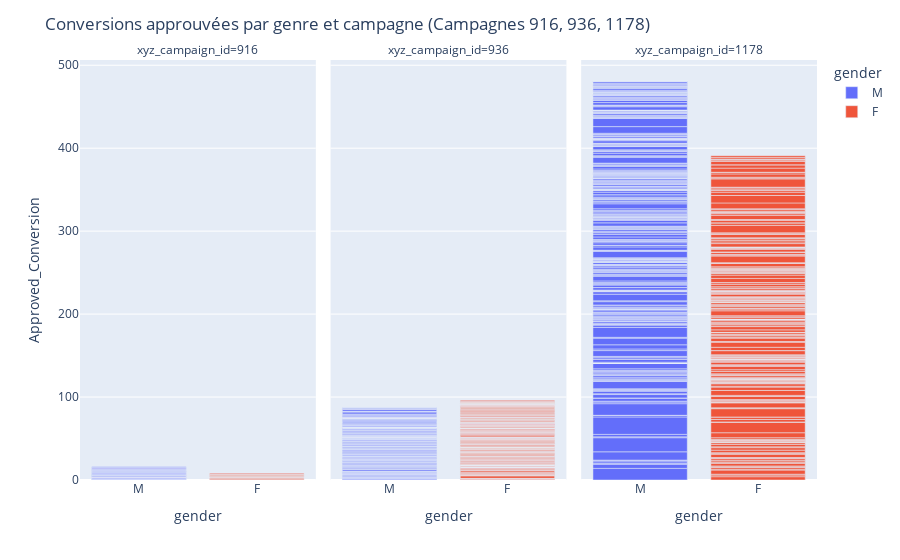

Notebook code cell kept with this figure:
### Markdown cell above
# Conversions approuvées par genre et campagne

### Code cell
bar_fig = px.bar(df[df['xyz_campaign_id'].isin([916, 936, 1178])], x='gender', y='Approved_Conversion', color='gender', facet_col='xyz_campaign_id')
bar_fig.update_layout(title='Conversions approuvées par genre et campagne (Campagnes 916, 936, 1178)')
bar_fig.show()

### Figure 1 — Plotly figure (JSON) as saved in the notebook; plotly's stock layout.template omitted (floating-point values rounded to 4 significant figures; data arrays with more than 128 entries replaced by an {"elided": "..."} marker saying what was removed)
{"data": [{"alignmentgroup": "True", "hovertemplate": "gender=%{x}<br>xyz_campaign_id=916<br>Approved_Conversion=%{y}<extra></extra>", "legendgroup": "M", "marker": {"color": "#636efa", "pattern": {"shape": ""}}, "name": "M", "offsetgroup": "M", "orientation": "v", "showlegend": true, "textposition": "auto", "type": "bar", "x": ["M", "M", "M", "M", "M", "M", "M", "M", "M", "M", "M", "M", "M", "M", "M", "M", "M", "M", "M", "M", "M", "M", "M", "M", "M", "M", "M", "M", "M", "M", "M", "M", "M", "M", "M"], "xaxis": "x", "y": [1, 0, 0, 0, 1, 1, 0, 1, 0, 0, 0, 0, 0, 0, 1, 1, 0, 1, 0, 1, 1, 0, 0, 1, 1, 0, 1, 0, 1, 0, 1, 1, 0, 0, 1], "yaxis": "y"}, {"alignmentgroup": "True", "hovertemplate": "gender=%{x}<br>xyz_campaign_id=936<br>Approved_Conversion=%{y}<extra></extra>", "legendgroup": "M", "marker": {"color": "#636efa", "pattern": {"shape": ""}}, "name": "M", "offsetgroup": "M", "orientation": "v", "showlegend": false, "textposition": "auto", "type": "bar", "x": {"elided": "208 str values"}, "xaxis": "x2", "y": {"elided": "208 int values"}, "yaxis": "y2"}, {"alignmentgroup": "True", "hovertemplate": "gender=%{x}<br>xyz_campaign_id=1178<br>Approved_Conversion=%{y}<extra></extra>", "legendgroup": "M", "marker": {"color": "#636efa", "pattern": {"shape": ""}}, "name": "M", "offsetgroup": "M", "orientation": "v", "showlegend": false, "textposition": "auto", "type": "bar", "x": {"elided": "349 str values"}, "xaxis": "x3", "y": {"elided": "349 int values"}, "yaxis": "y3"}, {"alignmentgroup": "True", "hovertemplate": "gender=%{x}<br>xyz_campaign_id=916<br>Approved_Conversion=%{y}<extra></extra>", "legendgroup": "F", "marker": {"color": "#EF553B", "pattern": {"shape": ""}}, "name": "F", "offsetgroup": "F", "orientation": "v", "showlegend": true, "textposition": "auto", "type": "bar", "x": ["F", "F", "F", "F", "F", "F", "F", "F", "F", "F", "F", "F", "F", "F", "F", "F", "F", "F", "F"], "xaxis": "x", "y": [1, 1, 1, 0, 0, 0, 0, 0, 1, 0, 0, 0, 1, 0, 1, 1, 0, 0, 1], "yaxis": "y"}, {"alignmentgroup": "True", "hovertemplate": "gender=%{x}<br>xyz_campaign_id=936<br>Approved_Conversion=%{y}<extra></extra>", "legendgroup": "F", "marker": {"color": "#EF553B", "pattern": {"shape": ""}}, "name": "F", "offsetgroup": "F", "orientation": "v", "showlegend": false, "textposition": "auto", "type": "bar", "x": {"elided": "256 str values"}, "xaxis": "x2", "y": {"elided": "256 int values"}, "yaxis": "y2"}, {"alignmentgroup": "True", "hovertemplate": "gender=%{x}<br>xyz_campaign_id=1178<br>Approved_Conversion=%{y}<extra></extra>", "legendgroup": "F", "marker": {"color": "#EF553B", "pattern": {"shape": ""}}, "name": "F", "offsetgroup": "F", "orientation": "v", "showlegend": false, "textposition": "auto", "type": "bar", "x": {"elided": "276 str values"}, "xaxis": "x3", "y": {"elided": "276 int values"}, "yaxis": "y3"}], "layout": {"annotations": [{"font": {}, "showarrow": false, "text": "xyz_campaign_id=916", "x": 0.16, "xanchor": "center", "xref": "paper", "y": 1, "yanchor": "bottom", "yref": "paper"}, {"font": {}, "showarrow": false, "text": "xyz_campaign_id=936", "x": 0.5, "xanchor": "center", "xref": "paper", "y": 1, "yanchor": "bottom", "yref": "paper"}, {"font": {}, "showarrow": false, "text": "xyz_campaign_id=1178", "x": 0.84, "xanchor": "center", "xref": "paper", "y": 1, "yanchor": "bottom", "yref": "paper"}], "barmode": "relative", "legend": {"title": {"text": "gender"}, "tracegroupgap": 0}, "margin": {"t": 60}, "title": {"text": "Conversions approuvées par genre et campagne (Campagnes 916, 936, 1178)"}, "xaxis": {"anchor": "y", "categoryarray": ["M", "F"], "categoryorder": "array", "domain": [0, 0.32], "title": {"text": "gender"}}, "xaxis2": {"anchor": "y2", "categoryarray": ["M", "F"], "categoryorder": "array", "domain": [0.34, 0.66], "matches": "x", "title": {"text": "gender"}}, "xaxis3": {"anchor": "y3", "categoryarray": ["M", "F"], "categoryorder": "array", "domain": [0.68, 1.0], "matches": "x", "title": {"text": "gender"}}, "yaxis": {"anchor": "x", "domain": [0, 1], "title": {"text": "Approved_Conversion"}}, "yaxis2": {"anchor": "x2", "domain": [0, 1], "matches": "y", "showticklabels": false}, "yaxis3": {"anchor": "x3", "domain": [0, 1], "matches": "y", "showticklabels": false}}}
